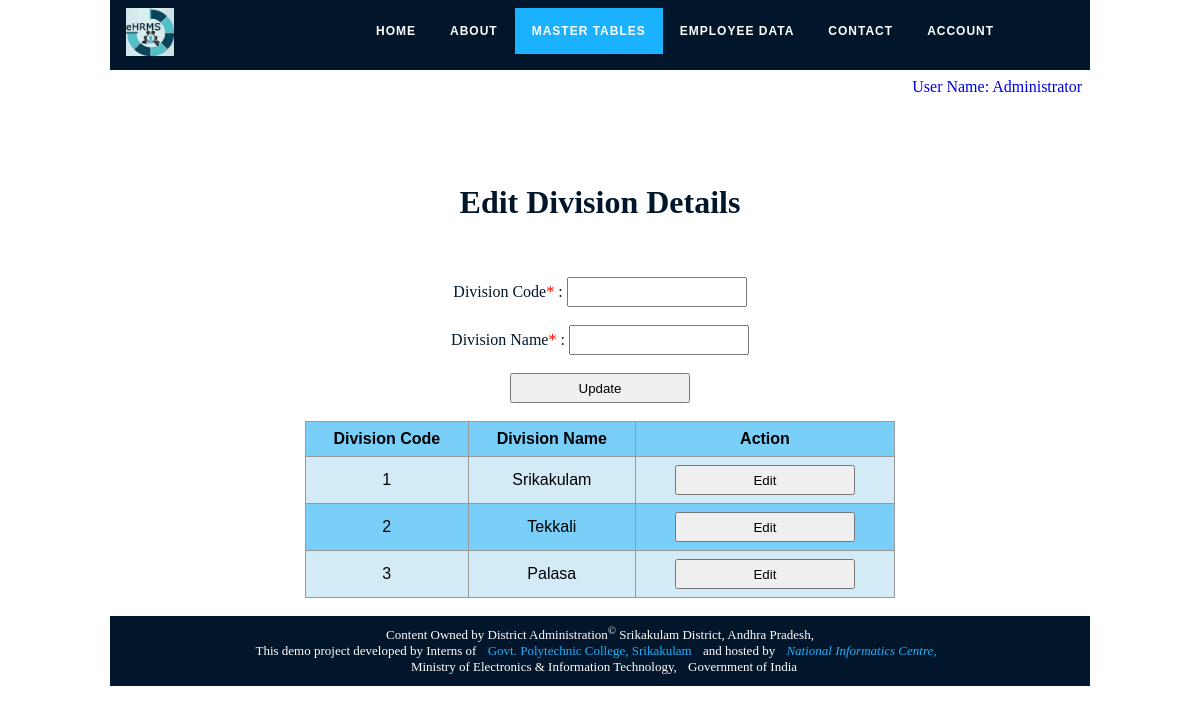
Page /ehrms/division_edit.php (signed in) on the committed database.
### tables this page shows
CREATE TABLE `division` (
  `division_id` int(11) NOT NULL,
  `division_code` int(11) NOT NULL,
  `division_name` varchar(30) NOT NULL,
  `client_ip_address` varchar(20) NOT NULL,
  `record_creation_ts` timestamp NOT NULL DEFAULT current_timestamp(),
  `record_updation_ts` timestamp NOT NULL DEFAULT current_timestamp() ON UPDATE current_timestamp()
);

### ehrms/division_edit.php (the view, shortened to what this page needs)
<?php
$id="";
$mydivisioncode="";
$mydivisionname="";
    function edit_button($row_id){
        $btn="<form onsubmit='return take_confirmation1()' name='edit' id='edit'
action='".htmlspecialchars($_SERVER["PHP_SELF"])."'
method='POST'><input type='hidden' value='".$row_id."' name='row_id'
id='row_id'><input value='Edit' type='submit' name='edit_button'
id='edit_button'></form>";
        return $btn;
    }
?>
<html>
<head>
</head>
<body>
<?php include_once('include/db_connection/db_connection.php'); ?>
<br>
<h1 class="div-class">Edit Division Details</h1>
<div class="div-class">
<form name="register" id="register" onsubmit="return
validate(document)" action="<?php echo
htmlspecialchars($_SERVER["PHP_SELF"]);?>" method="post">
<input type="hidden" value="<?php echo $id; ?>" name="id" id="id"><br><br>
Division Code<span class="mandatory">*</span>&nbsp;: <input
autocomplete="off" type="number" name="mydivisioncode" id="mydivisioncode"
value="<?php echo $mydivisioncode; ?>"><br><br>
Division Name<span class="mandatory">*</span>&nbsp;: <input
autocomplete="off" type="text" name="mydivisionname" id="mydivisionname"
value="<?php echo $mydivisionname; ?>"><br><br>
<input id="update_button" name="update_button" type="submit" value="Update">
<?php
echo "<table class='centered-table'>";
echo "<tr><th>Division Code</th><th>Division
Name</th><th>Action</th></tr>";
$sql = "SELECT * FROM division ORDER BY division_id ASC";
$result = $conn->query($sql);
if ($result->num_rows > 0) {
        while($row = $result->fetch_assoc()) {
            echo
"<tr><td>".$row['division_code']."</td><td>".$row['division_name']."</td><td>".edit_button($row['division_id'])."</td></tr>";
        }
} else {
    echo "<tr><td align='center' colspan='4'>(0 Results)</td></tr>";
}
?>
</form>
<div>
<br/>
<?php include_once('include/php/footer_menu.php'); ?>
</body>
</html>

### rows in the picture
division: division_code "1", division_name "Srikakulam"
division: division_code "2", division_name "Tekkali"
division: division_code "3", division_name "Palasa"

### other values in the picture
$_SESSION["name"] "Administrator"
